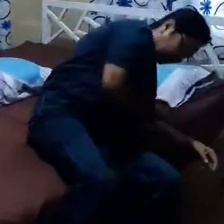
#> input picture dataset/getting_up/getting_up_11.jpg, 224 x 224 px, found by its file name; its folder holds only this picture in this run
$ python 00_convert_dataset.py
#> lines starting #> are read from the running program, lines starting #| are printed output that depends on the picture
#> in process_dataset, img is the input picture: shape (224, 224, 3); mean B, G, R 56.7, 43.9, 41.1
import cv2
import numpy as np
import os
from tqdm import tqdm # pip install tqdm if you don't have it, for progress bar

# --- CONFIGURATION ---
INPUT_DATASET = "dataset"          # Your current phone photos
OUTPUT_DATASET = "dataset_fixed"   # Where the new webcam-like photos will go
TARGET_SIZE = (640, 480)           # Standard webcam resolution (4:3 aspect ratio)

def make_square_and_resize(image, target_w, target_h):
#> called with target_w = 640, target_h = 480
    h, w = image.shape[:2]
#> h = 224; w = 224
    target_aspect = target_w / target_h
    current_aspect = w / h
#> current_aspect = 1

    if current_aspect < target_aspect:
        # Image is too tall (portrait). Pad the sides.
        new_h = h
#> new_h = 224
        new_w = int(new_h * target_aspect)
#> new_w = 298
        pad_horz = (new_w - w) // 2
#> pad_horz = 37
        pad_vert = 0
    else:
        # Image is too wide (panorama). Pad top/bottom.
        new_w = w
        new_h = int(new_w / target_aspect)
        pad_horz = 0
        pad_vert = (new_h - h) // 2

    # Create black canvas and place image in center
    padded_img = cv2.copyMakeBorder(image, pad_vert, pad_vert, pad_horz, pad_horz, cv2.BORDER_CONSTANT, value=[0,0,0])
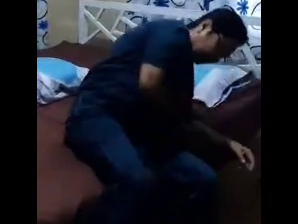
#> padded_img: shape (224, 298, 3); mean B, G, R 42.6, 33, 30.9

    # Final resize to standard webcam dimensions
    final_img = cv2.resize(padded_img, (target_w, target_h))
    return final_img

def process_dataset():
    if not os.path.exists(INPUT_DATASET):
        print(f"[ERROR] Input folder '{INPUT_DATASET}' not found.")
        return

    # Get classes (sitting/standing)
    classes = [d for d in os.listdir(INPUT_DATASET) if os.path.isdir(os.path.join(INPUT_DATASET, d))]
    print(f"[INFO] Found classes: {classes}")

    for class_name in classes:
        input_class_dir = os.path.join(INPUT_DATASET, class_name)
        output_class_dir = os.path.join(OUTPUT_DATASET, class_name)
        os.makedirs(output_class_dir, exist_ok=True)

        print(f"[INFO] Processing class: {class_name}...")
        images = os.listdir(input_class_dir)

        # Process each image with a progress bar
        for img_name in tqdm(images):
            if img_name.lower().endswith(('.png', '.jpg', '.jpeg')):
                img_path = os.path.join(input_class_dir, img_name)
                img = cv2.imread(img_path)

                if img is not None:
                    # Convert to webcam style
                    fixed_img = make_square_and_resize(img, TARGET_SIZE[0], TARGET_SIZE[1])

                    # Save to new folder
                    output_path = os.path.join(output_class_dir, img_name)
                    cv2.imwrite(output_path, fixed_img)
#> pass 2 of the loop in process_dataset, `for class_name in classes:`:
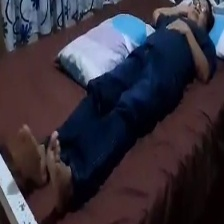
#> input picture dataset/resting/resting_10.jpg, 224 x 224 px, found by its file name
#> in process_dataset, img is the input picture: shape (224, 224, 3); mean B, G, R 59.9, 48.7, 54.4
#> in make_square_and_resize (call 2), `padded_img = cv2.copyMakeBorder(image, pad_vert, pad_vert, pad_horz, p..`:
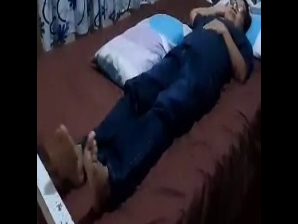
#> padded_img: shape (224, 298, 3); mean B, G, R 45, 36.6, 40.9

    print("\n" + "="*40)
    print(f"[SUCCESS] Dataset converted!")
    print(f"New images are in: {OUTPUT_DATASET}/")
    print("="*40)

if __name__ == "__main__":
    process_dataset()
